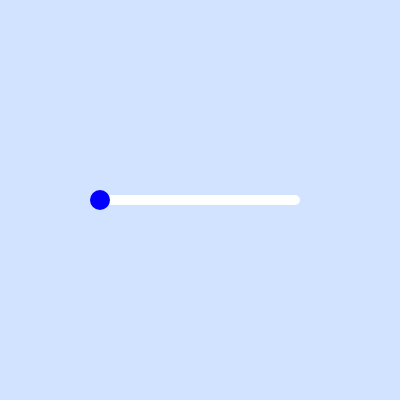
Frame 1 (no input)
Frame 60 (no input): identical to frame 1, image omitted
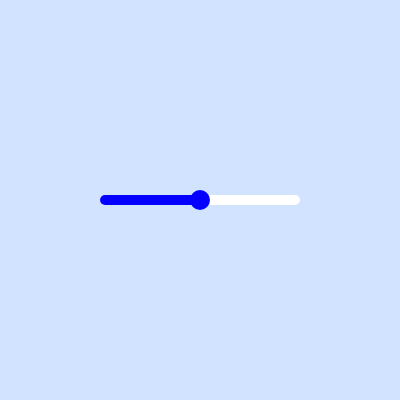
Frame 120 (the mouse pressed at the canvas centre since frame 60)

The p5.js sketch that drew these frames (run headless with seeded random() and noise() and a simulated clock; from frame 60 on, the mouse is pressed at the canvas centre):

// p5.js sketch
// ── sketch.js
let slide = 100;

function setup() {
  createCanvas(400, 400);
  noStroke();
}

function draw() {
  background(209, 227, 255);

  // slider bar
  rectMode(CENTER);
  rect(height / 2, width / 2, 200, 10, 20);

  // slider progress
  push();
  rectMode(CORNER);
  fill(4, 0, 255);
  rect(height / 4, width / 2 - 5, slide - 100, 10, 20);
  pop();

  // button
  push();
  fill(4, 0, 255);
  circle(slide, width / 2, 20);
  pop();

  // changes
  if (
    mouseIsPressed &&
    mouseX > 100 &&
    mouseX < 300 &&
    mouseY > 190 &&
    mouseY < 210
  ) {
    slide = mouseX;
  }
}
